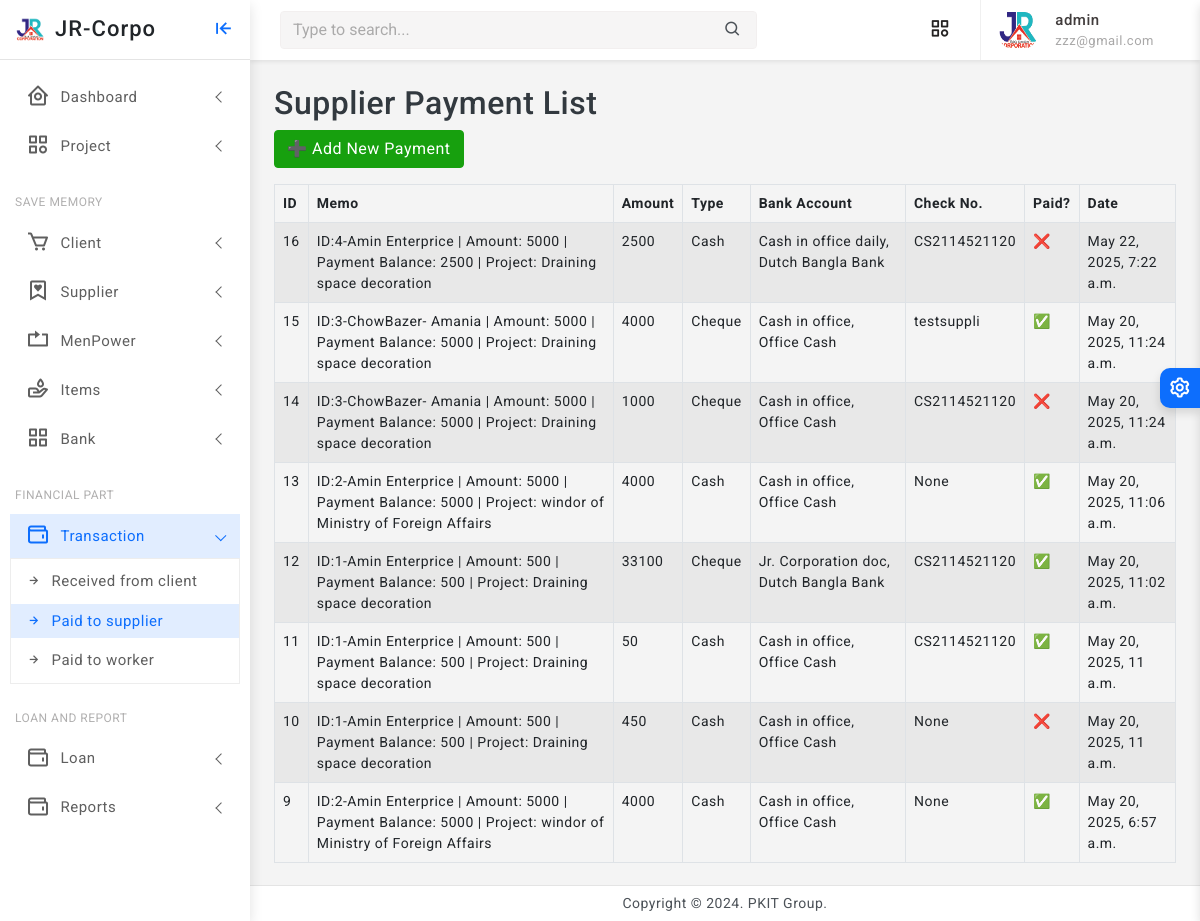
The page /supplier-payment/list/ (signed in) on the database as committed earlier.
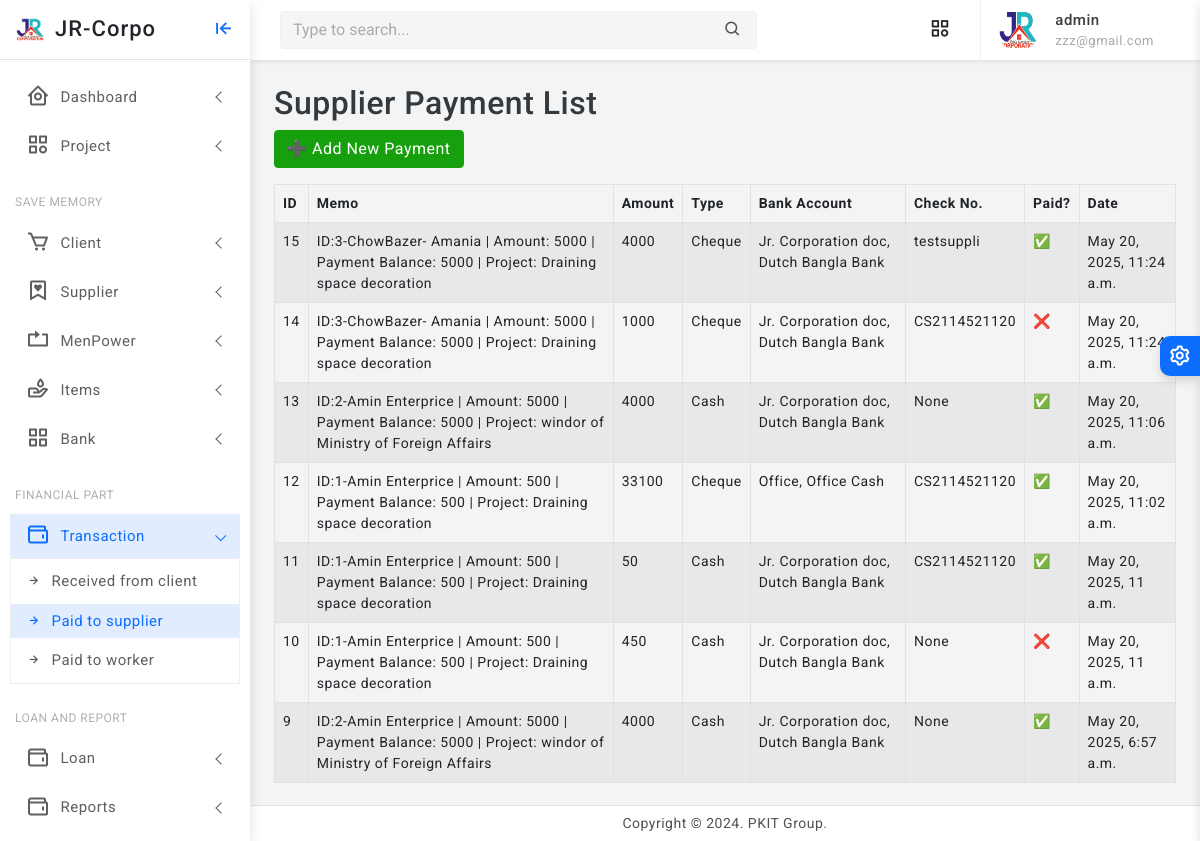
The same page on the database as committed later.
### finance/models.py (models this page shows, shortened)
class SupplierPayment(models.Model):
    PAYMENT_TYPE_CHOICES = [
        ('CASH', 'Cash'),
        ('CHEQUE', 'Cheque'),
        ('FTGS', 'FTGS'),
        ('OTHER', 'Other'),
    ]
    memo = models.ForeignKey('core.Memo', on_delete=models.CASCADE)
    amount = models.PositiveIntegerField()
    type = models.CharField(max_length=20, choices=PAYMENT_TYPE_CHOICES)
    bank_account = models.ForeignKey('BankAccount', on_delete=models.PROTECT)
    check_number = models.CharField(max_length=100, blank=True, null=True, help_text="Only fill this if payment is not Cash.")
    is_payment_done = models.BooleanField(default=False)
    created_at = models.DateTimeField(auto_now_add=True, blank=True, null=True)

class BankAccount(models.Model):
    ACCOUNT_TYPES = [
        ('CASH', 'Cash'),
        ('BANK', 'Bank Deposit'),
        ('MOBILE', 'Bkash / Nogod / Rocket'),
        ('CHEQUE', 'Cheque'),
    ]
    bank = models.ForeignKey(Bank, on_delete=models.SET_NULL, null=True, blank=True, help_text="Select bank name")
    account_name = models.CharField(max_length=100, help_text="Account holder's name")
    account_number = models.CharField(max_length=50, unique=True)
    account_type = models.CharField(max_length=10, choices=ACCOUNT_TYPES, default='SAVINGS')
    balance = models.PositiveIntegerField(default=0)
    created_at = models.DateTimeField(auto_now_add=True)
    def __str__(self):
        return f"{self.account_name}, {self.bank}"
    class Meta:
        verbose_name = "Bank Account"
        verbose_name_plural = "Bank Accounts"

class Bank(models.Model):
    name = models.CharField(max_length=100)
    def __str__(self):
        return self.name

### core/models.py (models this page shows, shortened)
class Memo(models.Model):
    project = models.ForeignKey(Project, on_delete=models.CASCADE, related_name='item_memos')
    supplier = models.ForeignKey(Supplier, on_delete=models.CASCADE, related_name='memos')
    items = models.ManyToManyField(Item, related_name='memos')
    amount = models.PositiveIntegerField(default=0)
    payment_balance = models.PositiveIntegerField(default=0, null=True, blank=True)
    is_payment_done = models.BooleanField(default=False, null=True, blank=True)
    created_at = models.DateTimeField(auto_now_add=True)
    updated_at = models.DateTimeField(auto_now=True)
    def __str__(self):
        return f"ID:{self.id}-{self.supplier} | Amount: {self.amount} | Payment Balance: {self.payment_balance} | Project: {self.project.name}"

class Organization(models.Model):
    name = models.CharField(max_length=255, unique=True)
    location = models.CharField(max_length=255)
    phone = models.CharField(max_length=20)
    logo = models.ImageField(upload_to='media/logos/', blank=True, null=True)
    created_at = models.DateTimeField(auto_now_add=True)
    updated_at = models.DateTimeField(auto_now=True)
    class Meta:
        abstract = True
    def __str__(self):
        return self.name

class Supplier(Organization):
    pass

class Project(models.Model):
    STATUS_CHOICES = [
        ('RUNNING', 'Running'),
        ('TRIAL', 'Trial Period'),
        ('CLOSED', 'Closed'),
        ('OTHER', 'Other'),
    ]
    company = models.ForeignKey(Company, on_delete=models.CASCADE, related_name='projects')
    name = models.CharField(max_length=255)
    location = models.CharField(max_length=255)
    approximate_bill = models.PositiveIntegerField(default=0)
    current_cost = models.PositiveIntegerField(default=0, null=True, blank=True)
    final_bill = models.PositiveIntegerField(default=0, null=True, blank=True)
    current_paid = models.PositiveIntegerField(default=0, null=True, blank=True)
    created_at = models.DateTimeField(auto_now_add=True)
    updated_at = models.DateTimeField(auto_now=True)
    status = models.CharField(max_length=10, null=True, blank=True, choices=STATUS_CHOICES, default='RUNNING')

### finance/views.py (the view)
# urls.py: path('supplier-payment/list/', views.supplier_payment_list, name='supplier_payment_list'),
@staff_required
def supplier_payment_list(request):
    payments = SupplierPayment.objects.select_related('memo', 'bank_account').all().order_by('-id')[:150]
    return render(request, 'payment/supplier_payment_list.html', {'payments': payments})

### finance/views.py (called while the page is built)
def staff_required(view_func):
    return user_passes_test(lambda u: u.is_authenticated and u.is_staff)(view_func)

### finance/templates/payment/supplier_payment_list.html
{% extends 'partials/base0.html' %}
{% load static %}
{% block content %}
    <h2>Supplier Payment List</h2>
    <a href="{% url 'create_supplier_payment' %}" class="btn btn-success mb-3">➕ Add New Payment</a>
    <table class="table table-bordered table-striped">
        <thead>
            <tr>
                <th>ID</th>
                <th>Memo</th>
                <th>Amount</th>
                <th>Type</th>
                <th>Bank Account</th>
                <th>Check No.</th>
                <th>Paid?</th>
                <th>Date</th>
            </tr>
        </thead>
        <tbody>
            {% for payment in payments %}
                <tr>
                    <td>{{ payment.id }}</td>
                    <td>{{ payment.memo }}</td>
                    <td>{{ payment.amount }}</td>
                    <td>{{ payment.get_type_display }}</td>
                    <td>{{ payment.bank_account }}</td>
                    <td>{{ payment.check_number }}</td>
                    <td>{{ payment.is_payment_done|yesno:"✅,❌" }}</td>
                    <td>{{ payment.created_at|default:"-" }}</td>
                </tr>
            {% empty %}
                <tr>
                    <td colspan="8">No supplier payments found.</td>
                </tr>
            {% endfor %}
        </tbody>
    </table>
{% endblock %}

Rows that differ between the two databases and show on the page:
removed SupplierPayment: id "16", memo "ID:4-Amin Enterprice | Amount: 5000 | Payment Balance: 2500 | Project: Draining space decoration", amount "2500", type "Cash", bank_account "Cash in office daily, Dutch Bangla Bank", check_number "CS2114521120", is_payment_done "❌", created_at "May 22, 2025, 7:22 a.m."
changed through a linked row, SupplierPayment "testsuppli": bank_account "Cash in office, Office Cash" → "Jr. Corporation doc, Dutch Bangla Bank"
changed through a linked row, SupplierPayment id 14: bank_account "Cash in office, Office Cash" → "Jr. Corporation doc, Dutch Bangla Bank"
changed through a linked row, SupplierPayment "May 20, 2025, 11:06 a.m.": bank_account "Cash in office, Office Cash" → "Jr. Corporation doc, Dutch Bangla Bank"
changed through a linked row, SupplierPayment id 12: bank_account "Jr. Corporation doc, Dutch Bangla Bank" → "Office, Office Cash"
changed through a linked row, SupplierPayment id 11: bank_account "Cash in office, Office Cash" → "Jr. Corporation doc, Dutch Bangla Bank"
changed through a linked row, SupplierPayment id 10: bank_account "Cash in office, Office Cash" → "Jr. Corporation doc, Dutch Bangla Bank"
changed through a linked row, SupplierPayment "May 20, 2025, 6:57 a.m.": bank_account "Cash in office, Office Cash" → "Jr. Corporation doc, Dutch Bangla Bank"
